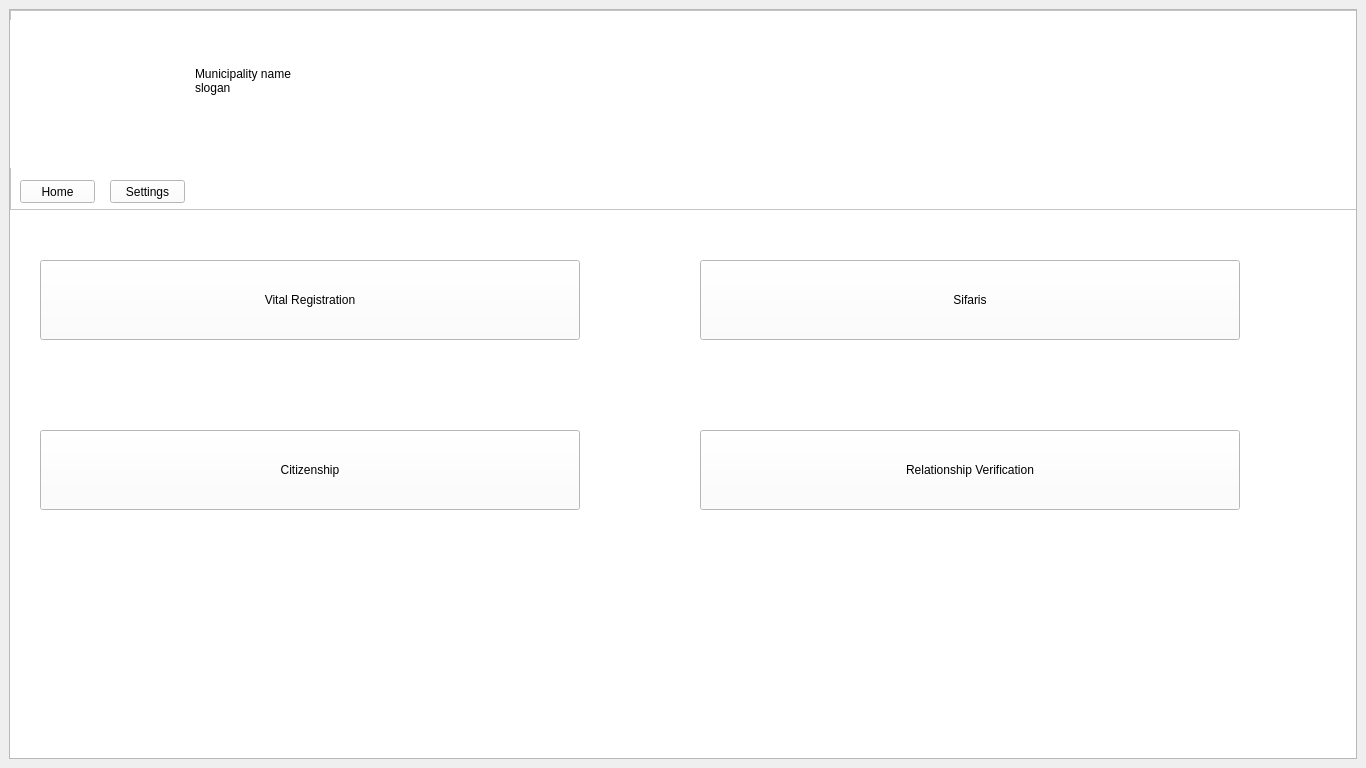
<?xml version="1.0" encoding="UTF-8"?>
<ui version="4.0">
 <class>WardWindow</class>
 <widget class="QMainWindow" name="WardWindow">
  <property name="geometry">
   <rect>
    <x>0</x>
    <y>0</y>
    <width>1366</width>
    <height>768</height>
   </rect>
  </property>
  <property name="minimumSize">
   <size>
    <width>1366</width>
    <height>768</height>
   </size>
  </property>
  <property name="maximumSize">
   <size>
    <width>1920</width>
    <height>1080</height>
   </size>
  </property>
  <property name="windowTitle">
   <string>MainWindow</string>
  </property>
  <widget class="QWidget" name="centralwidget">
   <layout class="QGridLayout" name="gridLayout">
    <item row="0" column="0">
     <widget class="QScrollArea" name="scrollArea">
      <property name="widgetResizable">
       <bool>true</bool>
      </property>
      <widget class="QWidget" name="scrollAreaWidgetContents">
       <property name="geometry">
        <rect>
         <x>0</x>
         <y>0</y>
         <width>1346</width>
         <height>748</height>
        </rect>
       </property>
       <widget class="QFrame" name="frame">
        <property name="geometry">
         <rect>
          <x>0</x>
          <y>0</y>
          <width>1902</width>
          <height>200</height>
         </rect>
        </property>
        <property name="styleSheet">
         <string notr="true">background-color: rgb(255, 255, 255);</string>
        </property>
        <property name="frameShape">
         <enum>QFrame::StyledPanel</enum>
        </property>
        <property name="frameShadow">
         <enum>QFrame::Raised</enum>
        </property>
        <widget class="QLabel" name="nepal_gov_logo">
         <property name="geometry">
          <rect>
           <x>0</x>
           <y>10</y>
           <width>150</width>
           <height>148</height>
          </rect>
         </property>
         <property name="styleSheet">
          <string notr="true">border-image: url(:/pic/logo.png);</string>
         </property>
         <property name="text">
          <string/>
         </property>
        </widget>
        <widget class="QLabel" name="Mun_Name">
         <property name="geometry">
          <rect>
           <x>185</x>
           <y>30</y>
           <width>616</width>
           <height>81</height>
          </rect>
         </property>
         <property name="text">
          <string>Municipality name 
slogan</string>
         </property>
        </widget>
        <widget class="QPushButton" name="home_button">
         <property name="geometry">
          <rect>
           <x>10</x>
           <y>170</y>
           <width>75</width>
           <height>23</height>
          </rect>
         </property>
         <property name="text">
          <string>Home</string>
         </property>
        </widget>
        <widget class="QPushButton" name="settings_button">
         <property name="geometry">
          <rect>
           <x>100</x>
           <y>170</y>
           <width>75</width>
           <height>23</height>
          </rect>
         </property>
         <property name="text">
          <string>Settings</string>
         </property>
        </widget>
       </widget>
       <widget class="QStackedWidget" name="stackedWidget">
        <property name="geometry">
         <rect>
          <x>0</x>
          <y>200</y>
          <width>1906</width>
          <height>856</height>
         </rect>
        </property>
        <property name="styleSheet">
         <string notr="true">background-color: rgb(255, 255, 255);</string>
        </property>
        <widget class="QWidget" name="home_page">
         <widget class="QPushButton" name="vital_reg_button">
          <property name="geometry">
           <rect>
            <x>30</x>
            <y>50</y>
            <width>540</width>
            <height>80</height>
           </rect>
          </property>
          <property name="text">
           <string>Vital Registration</string>
          </property>
         </widget>
         <widget class="QPushButton" name="citizenship_button">
          <property name="geometry">
           <rect>
            <x>30</x>
            <y>220</y>
            <width>540</width>
            <height>80</height>
           </rect>
          </property>
          <property name="text">
           <string>Citizenship</string>
          </property>
         </widget>
         <widget class="QPushButton" name="sifarish_button">
          <property name="geometry">
           <rect>
            <x>690</x>
            <y>50</y>
            <width>540</width>
            <height>80</height>
           </rect>
          </property>
          <property name="text">
           <string>Sifaris</string>
          </property>
         </widget>
         <widget class="QPushButton" name="relation_verify_button">
          <property name="geometry">
           <rect>
            <x>690</x>
            <y>220</y>
            <width>540</width>
            <height>80</height>
           </rect>
          </property>
          <property name="text">
           <string>Relationship Verification</string>
          </property>
         </widget>
        </widget>
        <widget class="QWidget" name="update_profile_page"/>
        <widget class="QWidget" name="change_directory_page"/>
       </widget>
      </widget>
     </widget>
    </item>
   </layout>
  </widget>
 </widget>
 <resources>
  <include location="sw.qrc"/>
 </resources>
 <connections/>
</ui>
